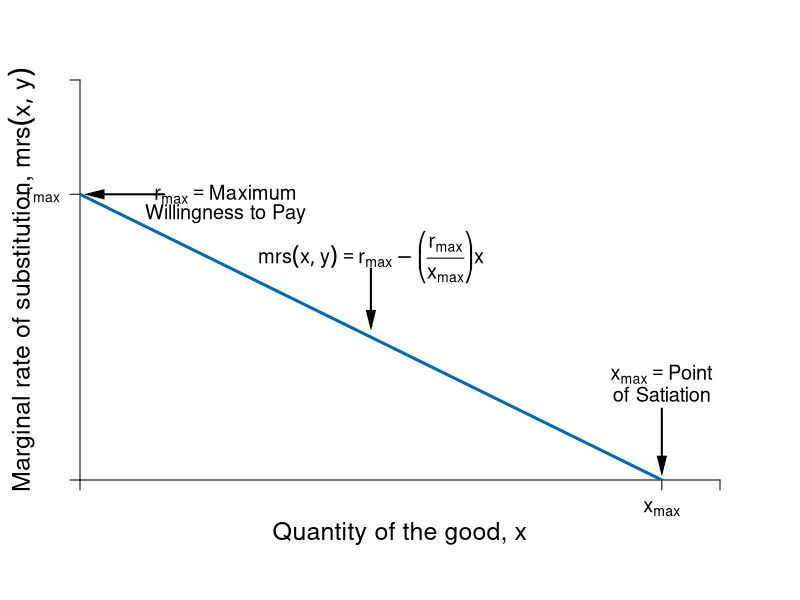

Recreate this plot in R.
require(shape)
pdf(file = "bfh-textbook/indmarketdemand/demand_qql_mrs.pdf", width = 9, height = 7)

#Set parameters for graphics
axislabelsize <- 1.5
labelsize <- 1.2
graphlinewidth <- 3

COL <- c("#7fc97f", "#beaed4", "#fdc086", "#ffff99", "#386cb0", "#f0027f", "#bf5b17", "#666666")
COLA <- c("#99d8c9","#66c2a4","#41ae76", "#238b45", "#005824")
COLB <- c("#4eb3d3", "#2b8cbe", "#0868ac","#084081")

par(mar =  c(6, 4, 4, 4))

mrsA <- function(x, rmax = 10, xmax = 20) {
  rmax - (rmax/xmax)*x
}


uA <- function(x, y, rmax = 10, xmas = 20) {
  y + rmax*x - (1/2)(rmax/xmax)*x^2
}

xlims <- c(0, 22)
ylims <- c(0, 14)

npts <- 501 
x <- seq(xlims[1], xlims[2], length.out = npts)
y <- seq(ylims[1], ylims[2], length.out = npts) 
a <- c(46.08, 55, 64)
b <- c(46.08, 55, 64)

plot(0, 0, xlim = xlims, ylim = ylims, type = "n",
     xlab = expression(paste("")),
     ylab = expression(paste("")), 
     xaxt = "n", 
     yaxt = "n", 
     cex.lab = axislabelsize, 
     bty = "n",
     xaxs="i", 
     yaxs="i")

# ticksy <- seq(from = 0, to = ylims[2], by = 2)
# ylabels <- seq(from = 0, to = ylims[2], by = 2)
# ticksx <- seq(from = 0, to = xlims[2], by = 2)
# xlabels <- seq(from = 0, to = xlims[2], by = 2)
ticksy <- c(0, 10, ylims[2])
ylabels <- c(NA, expression(paste(r[max])), NA)
ticksx <- c(0, 20, xlims[2])
xlabels <- c(NA, expression(paste(x[max])), NA)

axis(1, at = ticksx, pos = 0, labels = xlabels, cex.axis = labelsize)
axis(2, at = ticksy, pos = 0, labels = ylabels, las = 1, cex.axis = labelsize)

npts <- 500 
xx1 <- seq(xlims[1], xlims[2], length.out = npts)

lines(xx1, mrsA(xx1, rmax = 10, xmax = 20), col = COLB[3], lwd = graphlinewidth)
#lines(xx1, brfB(xx1, alpha = 16, beta = 1/24), col = COLB[4], lwd = graphlinewidth)

#segments(0, 9.6, 9.6, 9.6, lty = 2, col = "gray" , lwd = segmentlinewidth)
#segments(9.6, 0, 9.6, 9.6, lty = 2, col = "gray" , lwd = segmentlinewidth)

mtext(expression(paste("Quantity of the good, ", x)), side=1, line = 2.5, cex = axislabelsize)
text(-2, 7, expression(paste("Marginal rate of substitution, ", mrs(x,y))), xpd = TRUE, cex = axislabelsize, srt = 90) 

#segments(4.11765, 6.17647, 5.88, 8.88, lty = 1, col = COL[2] , lwd = graphlinewidth)
#text(7.3, 3, expression("Pareto Efficient"))
#text(7.3, 2.5, expression("Curve"))
#Arrows(7.3, 3.5, 7.3, 6.1, col = "black", lty = 1, lwd = 2, arr.type = "triangle", arr.lwd = 0.5)

#Label the iso-welfare functions for the HG, Aisha
# text(3.8, 1.5, expression(u[1]^A))
# text(4.6, 1.5, expression(u[2]^A))
# text(5.5, 1.5, expression(u[3]^A))
#text(6.6, 8.3, expression(u[4]^A))

#Label the indifference curves for the HG, Betty
# text(7.6, 17, expression(u[1]^B))
# text(6.75, 17, expression(u[2]^B))
# text(6, 17, expression(u[3]^B))
#text(3.4, 6.9, expression(v[4]^B))

#Label mrs function
text(10, 7.8, expression(paste(mrs(x,y) == r[max] - bgroup("(",frac(r[max], x[max]),")")*x)), cex = labelsize)
Arrows(10, 7.4, 10, 5.6, col = "black", lty = 1, lwd = 2, arr.type = "triangle", arr.lwd = 0.5)

#Label satiation
text(20, 3.7, expression(paste(x[max] == "Point")), cex = labelsize)
text(20, 3, expression(paste("of Satiation")), cex = labelsize)
Arrows(20, 2.5, 20, 0.5, col = "black", lty = 1, lwd = 2, arr.type = "triangle", arr.lwd = 0.5)

#Label highest willingness to pay
text(5, 10, expression(paste(r[max] == "Maximum")), cex = labelsize)
text(5, 9.3, expression(paste("Willingness to Pay")), cex = labelsize)
Arrows(2.9, 10, 0.5, 10, col = "black", lty = 1, lwd = 2, arr.type = "triangle", arr.lwd = 0.5)

dev.off()
